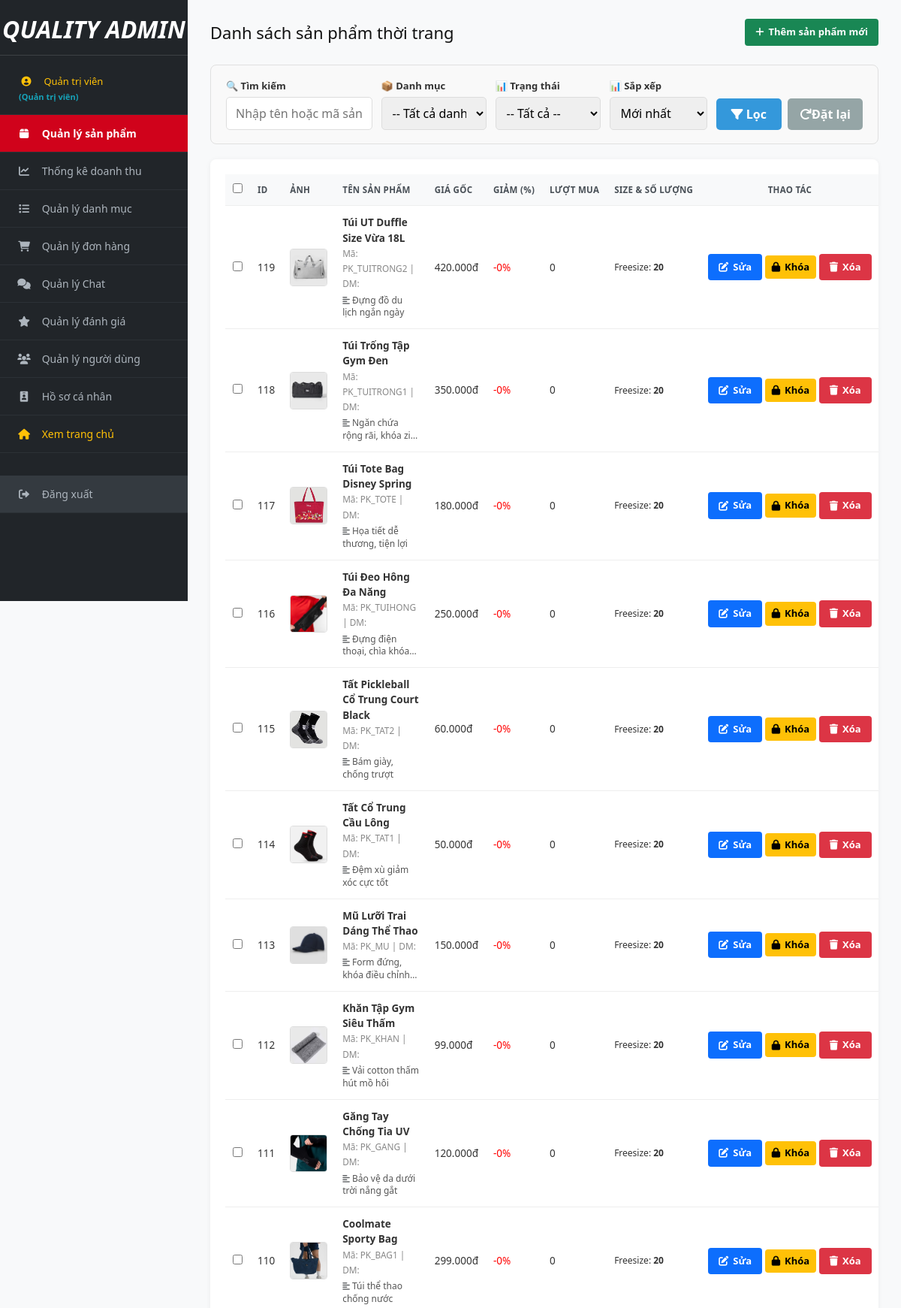
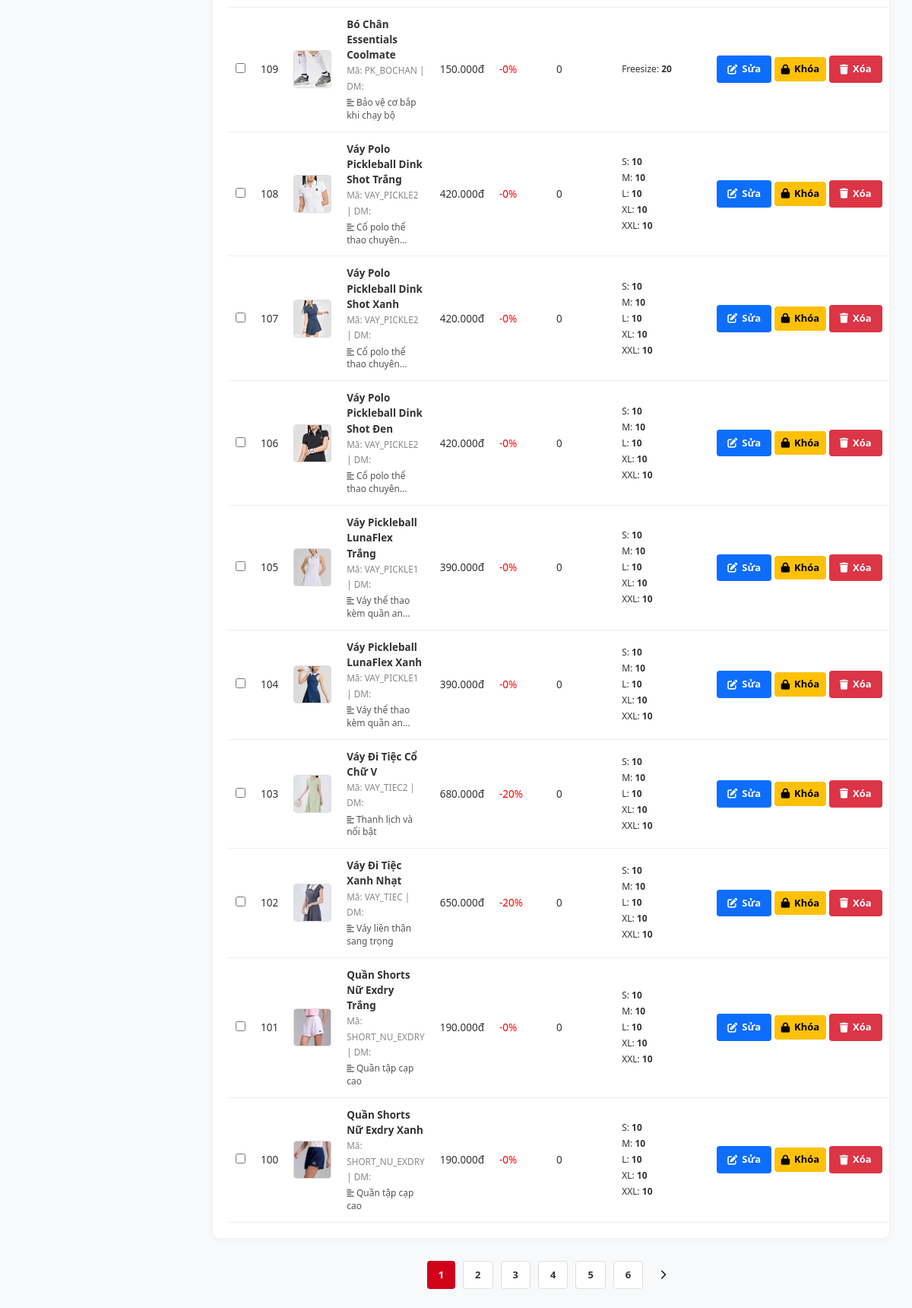
Screenshot of /Admin/index.php (signed in) with the database file from the repository (2 pictures, top to bottom).
### tables this page shows
CREATE TABLE IF NOT EXISTS `tbl_sanpham` (
  `IdSanPham` int(10) NOT NULL AUTO_INCREMENT,
  `MaSanPham` varchar(20) NOT NULL,
  `TenSanPham` varchar(200) NOT NULL,
  `IdDanhMuc` int(10) NOT NULL,
  `GioiTinh` varchar(20) NOT NULL,
  `HinhAnh` varchar(200) NOT NULL,
  `DonGia` int(10) NOT NULL,
  `TiLeGiamGia` int(4) NOT NULL DEFAULT '0',
  `MoTa` text NOT NULL,
  `LuotMua` int(11) NOT NULL DEFAULT '0',
  `LuotXem` int(11) NOT NULL DEFAULT '0',
  PRIMARY KEY (`IdSanPham`),
  KEY `IdDanhMuc` (`IdDanhMuc`)
);

### Admin/index.php (called while the page is built)
<?php
require_once __DIR__ . '/qlmathang/index.php';
?>

### model/mathang.php (called while the page is built, shortened)
<?php
class MATHANG {
    public static function sapxepkichthuoc(&$sizes) {
        $order = [
            '3xs' => 1, '2xs' => 2, 'xs' => 3,
            's' => 4, 'm' => 5, 'l' => 6,
            'xl' => 7, '2xl' => 8, 'xxl' => 9,
            '3xl' => 10, 'xxxl' => 11, '4xl' => 12, '5xl' => 13,
            'freesize' => 99
        ];
        usort($sizes, function($a, $b) use ($order) {
            $keyA = is_array($a) ? ($a['KichThuoc'] ?? '') : (is_object($a) ? ($a->KichThuoc ?? '') : (string)$a);
            $keyB = is_array($b) ? ($b['KichThuoc'] ?? '') : (is_object($b) ? ($b->KichThuoc ?? '') : (string)$b);
            $normA = strtolower(trim($keyA));
            $normB = strtolower(trim($keyB));
            $rankA = $order[$normA] ?? (is_numeric($normA) ? 20 + (int)$normA : 50);
            $rankB = $order[$normB] ?? (is_numeric($normB) ? 20 + (int)$normB : 50);
            return ($rankA < $rankB) ? -1 : 1;
        });
    }
    public function laykichthuoctheosanpham($id_sanpham) {
        $db = DATABASE::connect();
        try {
            $sql = "SELECT KichThuoc, SUM(SoLuong) as TongSoLuong
                    FROM tbl_bienthe
                    WHERE IdSanPham = :id
                    GROUP BY KichThuoc
                    ORDER BY
                        CASE UPPER(TRIM(KichThuoc))
                            WHEN '3XS' THEN 1
                            WHEN '2XS' THEN 2
                            WHEN 'XS' THEN 3
                            WHEN 'S' THEN 4
                            WHEN 'M' THEN 5
                            WHEN 'L' THEN 6
                            WHEN 'XL' THEN 7
                            WHEN '2XL' THEN 8
                            WHEN 'XXL' THEN 9
                            WHEN '3XL' THEN 10
                            WHEN 'XXXL' THEN 11
                            WHEN '4XL' THEN 12
                            WHEN '5XL' THEN 13
                            WHEN 'FREESIZE' THEN 99
                            ELSE 50
                        END,
                        CAST(KichThuoc AS UNSIGNED) ASC,
                        KichThuoc ASC";
            $cmd = $db->prepare($sql);
            $cmd->bindValue(":id", (int)$id_sanpham, PDO::PARAM_INT);
            $cmd->execute();
            $res = $cmd->fetchAll();
            self::sapxepkichthuoc($res);
            return $res;
        } catch (PDOException $e) {
            return [];
        }
    }
}
?>

### Admin/qlmathang/main.php (the view, shortened to what this page needs)
<?php
require_once __DIR__ . '/../inc/top.php';
require_once __DIR__ . '/../../model/mathang.php';
$mh = new MATHANG();
$search = trim($_GET['search'] ?? '');
$status = $_GET['status'] ?? 'all';
$sort = $_GET['sort'] ?? 'newest';
$items_per_page = 20;
$page = max(1, (int)($_GET['page'] ?? 1));
$offset = ($page - 1) * $items_per_page;
$db = DATABASE::connect();
$where_clauses = [];
$where_sql = !empty($where_clauses) ? "WHERE " . implode(" AND ", $where_clauses) : "";
$order_sql = "ORDER BY sp.IdSanPham DESC";
$count_cmd = $db->prepare("SELECT COUNT(*) as total FROM tbl_sanpham sp LEFT JOIN tbl_danhmuc dm ON sp.IdDanhMuc = dm.IdDanhMuc $where_sql");
$count_cmd->execute();
$total_items = (int)($count_cmd->fetch()['total'] ?? 0);
$total_pages = ceil($total_items / $items_per_page);
$select_cmd = $db->prepare("SELECT sp.*, dm.TenDanhMuc FROM tbl_sanpham sp LEFT JOIN tbl_danhmuc dm ON sp.IdDanhMuc = dm.IdDanhMuc $where_sql $order_sql LIMIT :limit OFFSET :offset");
$select_cmd->bindValue(':limit', $items_per_page, PDO::PARAM_INT);
$select_cmd->bindValue(':offset', $offset, PDO::PARAM_INT);
$select_cmd->execute();
$products = $select_cmd->fetchAll();
?>
<div class="header-page">
    <h1>Danh sách sản phẩm thời trang</h1>
    <?php if (in_array($userRole, [1, 3])): ?>
    <a href="/Thoi-Trang-Quality/Admin/them_sanpham.php" class="btn btn-add"><i class="fa fa-plus"></i> Thêm sản phẩm mới</a>
    <?php endif; ?>
</div>
<div style="background: #f9f9f9; padding: 18px 20px; border-radius: 8px; margin-bottom: 20px; border: 1px solid #e0e0e0; box-sizing: border-box;">
    <form method="GET" style="display: flex; gap: 12px; flex-wrap: wrap; align-items: flex-end;">
        <div style="flex: 2; min-width: 180px;">
            <label style="font-weight: 600; display: block; margin-bottom: 5px; font-size: 13px;">🔍 Tìm kiếm</label>
            <input type="text" name="search" placeholder="Nhập tên hoặc mã sản phẩm..." value="<?= htmlspecialchars($search) ?>" style="width: 100%; padding: 9px 12px; border: 1px solid #ddd; border-radius: 5px; box-sizing: border-box;">
        </div>
        <div style="flex: 1; min-width: 140px;">
            <label style="font-weight: 600; display: block; margin-bottom: 5px; font-size: 13px;">📦 Danh mục</label>
            <select name="category" style="width: 100%; padding: 9px 10px; border: 1px solid #ddd; border-radius: 5px; box-sizing: border-box;">
                <option value="0">-- Tất cả danh mục --</option>
            </select>
        </div>
        <div style="flex: 1; min-width: 140px;">
            <label style="font-weight: 600; display: block; margin-bottom: 5px; font-size: 13px;">📊 Trạng thái</label>
            <select name="status" style="width: 100%; padding: 9px 10px; border: 1px solid #ddd; border-radius: 5px; box-sizing: border-box;">
                <option value="all" <?= ($status == 'all') ? 'selected' : '' ?>>-- Tất cả --</option>
            </select>
        </div>
        <div style="flex: 1; min-width: 130px;">
            <label style="font-weight: 600; display: block; margin-bottom: 5px; font-size: 13px;">📊 Sắp xếp</label>
            <select name="sort" style="width: 100%; padding: 9px 10px; border: 1px solid #ddd; border-radius: 5px; box-sizing: border-box;">
                <option value="newest" <?= ($sort == 'newest') ? 'selected' : '' ?>>Mới nhất</option>
            </select>
        </div>
        <div style="display: flex; gap: 8px;">
            <button type="submit" style="background: #3498db; color: white; padding: 9px 20px; border: none; border-radius: 5px; cursor: pointer; font-weight: 600; white-space: nowrap;">
                <i class="fa fa-filter"></i> Lọc
            </button>
            <a href="?" style="background: #95a5a6; color: white; padding: 9px 16px; border-radius: 5px; text-decoration: none; font-weight: 600; white-space: nowrap; display: inline-flex; align-items: center;">
                <i class="fa fa-redo"></i> Đặt lại
            </a>
        </div>
    </form>
</div>
<div class="table-container">
    <form id="products-form">
        <table class="table-wide">
            <thead>
                <tr>
                    <th style="width: 40px; text-align: center;">
                        <input type="checkbox" id="check-all" onchange="toggleAllCheckboxes()">
                    </th>
                    <th>ID</th>
                    <th>Ảnh</th>
                    <th>Tên sản phẩm</th>
                    <th>Giá gốc</th>
                    <th>Giảm (%)</th>
                    <th>Lượt mua</th>
                    <th>Size & Số lượng</th>
                    <th style="text-align: center;">Thao tác</th>
                </tr>
            </thead>
            <tbody>
                <?php if (!empty($products)): ?>
                    <?php foreach ($products as $row):
                        $link_anh = str_replace(' ', '%20', $row['HinhAnh']);
                        $sizes = $mh->laykichthuoctheosanpham($row['IdSanPham']);
                        $size_html = '';
                        if (!empty($sizes)) {
                            foreach ($sizes as $s) {
                                $size_html .= '<span style="display:block; margin: 3px 0;">'
                                    . htmlspecialchars($s['KichThuoc']) . ': <strong>' . $s['TongSoLuong'] . '</strong></span>';
                            }
                        } else {
                            $size_html = '<span style="color: #e74c3c;">Chưa có size</span>';
                        }
                    ?>
                    <?php
                        $isLocked = !empty($row['Khoa']);
                    ?>
                        <tr style="<?= $isLocked ? 'background: #fff5f5; opacity: 0.88;' : '' ?>">
                            <td style="text-align: center;"><input type="checkbox" name="selected_ids[]" value="<?= $row['IdSanPham'] ?>" onchange="updateBulkActions()"></td>
                            <td><?= $row['IdSanPham'] ?></td>
                            <td><img src="/Thoi-Trang-Quality/TrangTin/<?= $link_anh ?>" class="img-product"></td>
                            <td>
                                <strong><?= htmlspecialchars($row['TenSanPham']) ?></strong>
                                <br>
                                <small style="color:#888;">Mã: <?= htmlspecialchars($row['MaSanPham']) ?> | DM: <?= htmlspecialchars($row['TenDanhMuc'] ?? '') ?></small>
                                <?php if (!empty(trim($row['MoTa'] ?? ''))): ?>
                                    <div style="font-size: 12px; color: #555; margin-top: 4px; max-width: 280px; line-height: 1.4; display: -webkit-box; -webkit-line-clamp: 2; -webkit-box-orient: vertical; overflow: hidden;" title="<?= htmlspecialchars($row['MoTa']) ?>">
                                        <i class="fa fa-align-left text-muted" style="font-size: 11px;"></i> <?= htmlspecialchars($row['MoTa']) ?>
                                    </div>
                                <?php endif; ?>
                            </td>
                            <td><?= number_format($row['DonGia'], 0, ',', '.') ?>đ</td>
                            <td><span style="color:red;">-<?= $row['TiLeGiamGia'] ?>%</span></td>
                            <td><?= $row['LuotMua'] ?></td>
                            <td style="padding: 10px; font-size: 12px;"><?= $size_html ?></td>
                            <td style="text-align: center; white-space: nowrap;">
                                <?php if ($userRole == 1): ?>
                                    <a href="/Thoi-Trang-Quality/Admin/SuaSanPham.php?id=<?= $row['IdSanPham'] ?>" class="btn btn-edit"><i class="fa fa-edit"></i> Sửa</a>
                                    <a href="?action=khoa&id=<?= $row['IdSanPham'] ?>" class="btn" style="background: <?= $isLocked ? '#28a745' : '#ffc107' ?>; color: <?= $isLocked ? '#fff' : '#000' ?>; padding: 6px 9px;" onclick="return confirm('<?= $isLocked ? 'Mở khóa bán sản phẩm này?' : 'Khóa (tạm dừng kinh doanh / ẩn) sản phẩm này?' ?>');" title="<?= $isLocked ? 'Mở khóa bán' : 'Khóa sản phẩm' ?>">
                                        <?= $isLocked ? '<i class="fa fa-unlock"></i> Mở' : '<i class="fa fa-lock"></i> Khóa' ?>
                                    </a>
                                    <a href="?action=xoa&id=<?= $row['IdSanPham'] ?>" class="btn btn-delete" onclick="return confirm('Bạn có chắc chắn muốn xóa sản phẩm này?');"><i class="fa fa-trash"></i> Xóa</a>
                                <?php else: ?>
                                    <span style="font-size: 12px; color: #6c757d; font-style: italic;"><i class="fa fa-eye"></i> Chỉ xem</span>
                                <?php endif; ?>
                            </td>
                        </tr>
                    <?php endforeach; ?>
                <?php else: ?>
                    <tr><td colspan="9" style="text-align:center; padding: 50px;">Chưa có sản phẩm nào trong kho hàng.</td></tr>
                <?php endif; ?>
            </tbody>
        </table>
    </form>
</div>
<?php if ($total_pages > 1): ?>
<div style="display: flex; justify-content: center; gap: 10px; margin-top: 30px; flex-wrap: wrap;">
    <?php
    $query_params = '?page=PAGE';
    if (!empty($sort)) $query_params .= '&sort=' . $sort;
    for ($i = 1; $i <= $total_pages; $i++) {
        if ($i == $page) {
            echo '<span class="btn" style="background: #d0021b; color: white; padding: 8px 15px;">' . $i . '</span>';
        } else {
            echo '<a href="' . str_replace('PAGE', $i, $query_params) . '" class="btn" style="background: white; border: 1px solid #ddd; padding: 8px 15px; color: #333;">' . $i . '</a>';
        }
    }
    if ($page < $total_pages) {
        echo '<a href="' . str_replace('PAGE', $page + 1, $query_params) . '" class="btn" style="padding: 8px 12px;"><i class="fa fa-chevron-right"></i></a>';
    }
    ?>
</div>
<?php endif; ?>
<?php require_once __DIR__ . '/../inc/bottom.php'; ?>

### Admin/assets/admin.css (style rules this page uses)
*, *::before, *::after { box-sizing: border-box; }
html { width: 100%; }
a { text-decoration: none; }
body { margin: 0; padding: 0; font-family: 'Segoe UI', Arial, sans-serif; background: #f8f9fa; color: #333; width: 100%; min-height: 100vh; display: flex; overflow-x: hidden; }
.header-page { display: flex; justify-content: space-between; align-items: center; margin-bottom: 25px; flex-wrap: wrap; gap: 15px; }
.header-page h1 { margin: 0; font-size: 22px; color: #111; }
.btn { padding: 8px 14px; border-radius: 4px; text-decoration: none; font-weight: 600; font-size: 13px; display: inline-flex; align-items: center; gap: 6px; border: none; cursor: pointer; transition: all 0.2s ease; white-space: nowrap; }
.btn-add { background: #198754; color: #fff; }
.btn-edit { background: #0d6efd; color: #fff; }
.btn-delete { background: #dc3545; color: #fff; }
.table-container { background: #fff; padding: 20px; border-radius: 8px; box-shadow: 0 1px 6px rgba(0,0,0,0.06); overflow-x: auto; max-width: 100%; width: 100%; box-sizing: border-box; -webkit-overflow-scrolling: touch; }
table { width: 100%; border-collapse: collapse; }
.table-wide { min-width: 850px; }
th, td { padding: 12px 10px; text-align: left; border-bottom: 1px solid #eee; font-size: 13.5px; vertical-align: middle; }
th { background: #f8f9fa; color: #495057; text-transform: uppercase; font-size: 11.5px; font-weight: 700; letter-spacing: 0.3px; white-space: nowrap; }
.img-product { width: 50px; height: 50px; object-fit: cover; border-radius: 4px; border: 1px solid #ddd; }

### rows the page displays
tbl_sanpham: IdSanPham "119", HinhAnh (picture), TenSanPham "Túi UT Duffle Size Vừa 18L", MaSanPham "PK_TUITRONG2", MoTa "Đựng đồ du lịch ngắn ngày", DonGia "420.000", TiLeGiamGia "0", LuotMua "0", KichThuoc "Freesize", TongSoLuong "20"
tbl_sanpham: IdSanPham "118", HinhAnh (picture), TenSanPham "Túi Trống Tập Gym Đen", MaSanPham "PK_TUITRONG1", MoTa "Ngăn chứa rộng rãi, khóa…", DonGia "350.000", TiLeGiamGia "0", LuotMua "0", KichThuoc "Freesize", TongSoLuong "20"
tbl_sanpham: IdSanPham "117", HinhAnh (picture), TenSanPham "Túi Tote Bag Disney Spring", MaSanPham "PK_TOTE", MoTa "Họa tiết dễ thương, tiện lợi", DonGia "180.000", TiLeGiamGia "0", LuotMua "0", KichThuoc "Freesize", TongSoLuong "20"
tbl_sanpham: IdSanPham "116", HinhAnh (picture), TenSanPham "Túi Đeo Hông Đa Năng", MaSanPham "PK_TUIHONG", MoTa "Đựng điện thoại, chìa…", DonGia "250.000", TiLeGiamGia "0", LuotMua "0", KichThuoc "Freesize", TongSoLuong "20"
tbl_sanpham: IdSanPham "115", HinhAnh (picture), TenSanPham "Tất Pickleball Cổ Trung Court Black", MaSanPham "PK_TAT2", MoTa "Bám giày, chống trượt", DonGia "60.000", TiLeGiamGia "0", LuotMua "0", KichThuoc "Freesize", TongSoLuong "20"
tbl_sanpham: IdSanPham "114", HinhAnh (picture), TenSanPham "Tất Cổ Trung Cầu Lông", MaSanPham "PK_TAT1", MoTa "Đệm xù giảm xóc cực tốt", DonGia "50.000", TiLeGiamGia "0", LuotMua "0", KichThuoc "Freesize", TongSoLuong "20"
tbl_sanpham: IdSanPham "113", HinhAnh (picture), TenSanPham "Mũ Lưỡi Trai Dáng Thể Thao", MaSanPham "PK_MU", MoTa "Form đứng, khóa điều…", DonGia "150.000", TiLeGiamGia "0", LuotMua "0", KichThuoc "Freesize", TongSoLuong "20"
tbl_sanpham: IdSanPham "112", HinhAnh (picture), TenSanPham "Khăn Tập Gym Siêu Thấm", MaSanPham "PK_KHAN", MoTa "Vải cotton thấm hút mồ hôi", DonGia "99.000", TiLeGiamGia "0", LuotMua "0", KichThuoc "Freesize", TongSoLuong "20"
tbl_sanpham: IdSanPham "111", HinhAnh (picture), TenSanPham "Găng Tay Chống Tia UV", MaSanPham "PK_GANG", MoTa "Bảo vệ da dưới trời nắng gắt", DonGia "120.000", TiLeGiamGia "0", LuotMua "0", KichThuoc "Freesize", TongSoLuong "20"
tbl_sanpham: IdSanPham "110", HinhAnh (picture), TenSanPham "Coolmate Sporty Bag", MaSanPham "PK_BAG1", MoTa "Túi thể thao chống nước", DonGia "299.000", TiLeGiamGia "0", LuotMua "0", KichThuoc "Freesize", TongSoLuong "20"
tbl_sanpham: IdSanPham "109", HinhAnh (picture), TenSanPham "Bó Chân Essentials Coolmate", MaSanPham "PK_BOCHAN", MoTa "Bảo vệ cơ bắp khi chạy bộ", DonGia "150.000", TiLeGiamGia "0", LuotMua "0", KichThuoc "Freesize", TongSoLuong "20"
tbl_sanpham: IdSanPham "108", HinhAnh (picture), TenSanPham "Váy Polo Pickleball Dink Shot Trắng", MaSanPham "VAY_PICKLE2", MoTa "Cổ polo thể thao…", DonGia "420.000", TiLeGiamGia "0", LuotMua "0", KichThuoc "S", TongSoLuong "10", KichThuoc "M", KichThuoc "L", KichThuoc "XL", KichThuoc "XXL"
tbl_sanpham: IdSanPham "107", HinhAnh (picture), TenSanPham "Váy Polo Pickleball Dink Shot Xanh", MaSanPham "VAY_PICKLE2", MoTa "Cổ polo thể thao…", DonGia "420.000", TiLeGiamGia "0", LuotMua "0", KichThuoc "S", TongSoLuong "10", KichThuoc "M", KichThuoc "L", KichThuoc "XL", KichThuoc "XXL"
tbl_sanpham: IdSanPham "106", HinhAnh (picture), TenSanPham "Váy Polo Pickleball Dink Shot Đen", MaSanPham "VAY_PICKLE2", MoTa "Cổ polo thể thao…", DonGia "420.000", TiLeGiamGia "0", LuotMua "0", KichThuoc "S", TongSoLuong "10", KichThuoc "M", KichThuoc "L", KichThuoc "XL", KichThuoc "XXL"
tbl_sanpham: IdSanPham "105", HinhAnh (picture), TenSanPham "Váy Pickleball LunaFlex Trắng", MaSanPham "VAY_PICKLE1", MoTa "Váy thể thao kèm quần…", DonGia "390.000", TiLeGiamGia "0", LuotMua "0", KichThuoc "S", TongSoLuong "10", KichThuoc "M", KichThuoc "L", KichThuoc "XL", KichThuoc "XXL"
tbl_sanpham: IdSanPham "104", HinhAnh (picture), TenSanPham "Váy Pickleball LunaFlex Xanh", MaSanPham "VAY_PICKLE1", MoTa "Váy thể thao kèm quần…", DonGia "390.000", TiLeGiamGia "0", LuotMua "0", KichThuoc "S", TongSoLuong "10", KichThuoc "M", KichThuoc "L", KichThuoc "XL", KichThuoc "XXL"
tbl_sanpham: IdSanPham "103", HinhAnh (picture), TenSanPham "Váy Đi Tiệc Cổ Chữ V", MaSanPham "VAY_TIEC2", MoTa "Thanh lịch và nổi bật", DonGia "680.000", TiLeGiamGia "20", LuotMua "0", KichThuoc "S", TongSoLuong "10", KichThuoc "M", KichThuoc "L", KichThuoc "XL", KichThuoc "XXL"
tbl_sanpham: IdSanPham "102", HinhAnh (picture), TenSanPham "Váy Đi Tiệc Xanh Nhạt", MaSanPham "VAY_TIEC", MoTa "Váy liền thân sang trọng", DonGia "650.000", TiLeGiamGia "20", LuotMua "0", KichThuoc "S", TongSoLuong "10", KichThuoc "M", KichThuoc "L", KichThuoc "XL", KichThuoc "XXL"
tbl_sanpham: IdSanPham "101", HinhAnh (picture), TenSanPham "Quần Shorts Nữ Exdry Trắng", MaSanPham "SHORT_NU_EXDRY", MoTa "Quần tập cạp cao", DonGia "190.000", TiLeGiamGia "0", LuotMua "0", KichThuoc "S", TongSoLuong "10", KichThuoc "M", KichThuoc "L", KichThuoc "XL", KichThuoc "XXL"
tbl_sanpham: IdSanPham "100", HinhAnh (picture), TenSanPham "Quần Shorts Nữ Exdry Xanh", MaSanPham "SHORT_NU_EXDRY", MoTa "Quần tập cạp cao", DonGia "190.000", TiLeGiamGia "0", LuotMua "0", KichThuoc "S", TongSoLuong "10", KichThuoc "M", KichThuoc "L", KichThuoc "XL", KichThuoc "XXL"

### other values shown
$_SESSION['user_name'] "Quản trị viên"
$displayRole "Quản trị viên"
